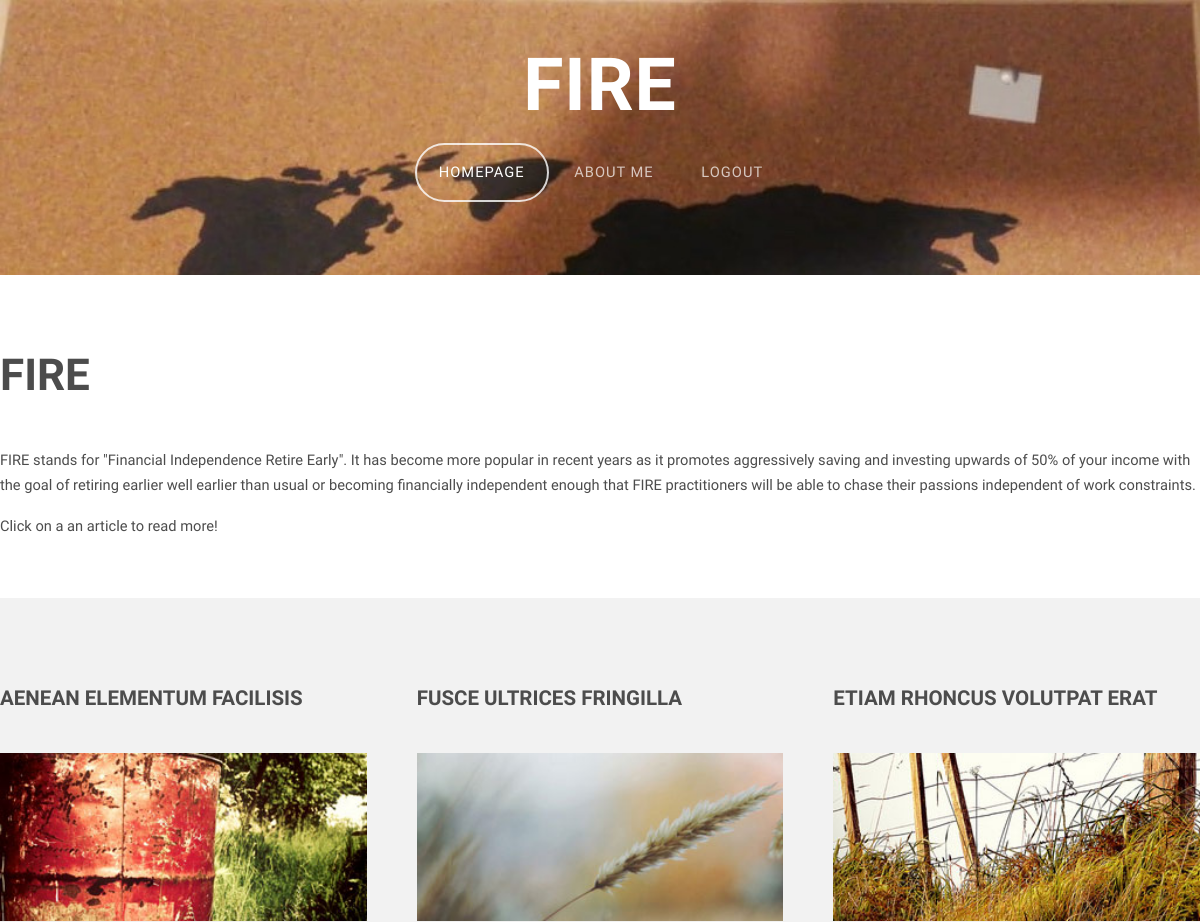
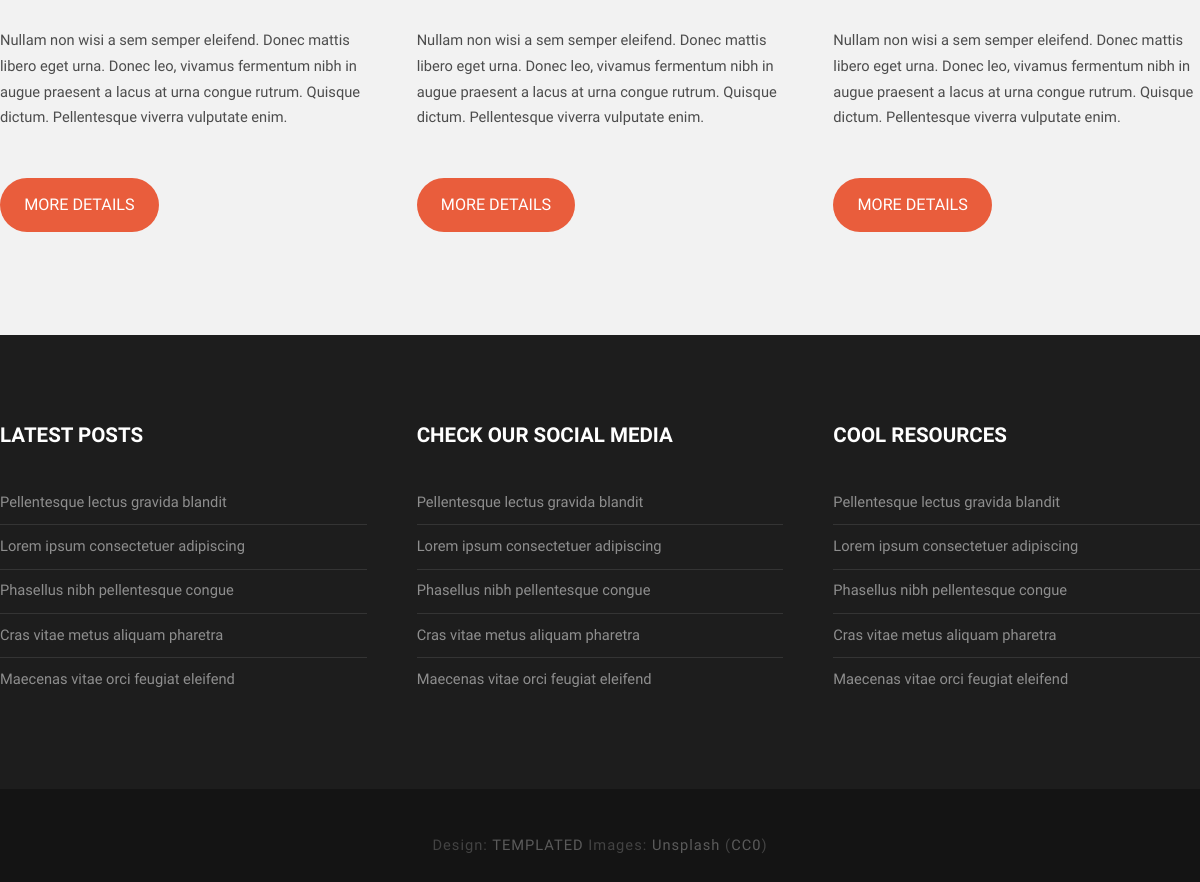
Screenshot of /category/FIRE (signed in) with the database file from the repository (2 pictures, top to bottom).
### lists/models.py (models this page shows, shortened)
class Category(models.Model):
    name = models.CharField(max_length=100, unique=True)
    category_slug = models.SlugField(max_length=100, unique=True)
    category_description = models.TextField(default="")
    author = models.ForeignKey(User, on_delete=models.CASCADE)

### lists/views.py (the view)
# urls.py: path("category/<slug:category_slug>", views.category, name = "category"),
def category(request, category_slug):
    category = Category.objects.get(category_slug = category_slug)
    posts = Post.objects.filter(category=category)
    print(posts)
    return render(request, 'lists/categories.html', {
        "category": category,
        "posts": posts,
    })

### lists/templates/lists/categories.html (shortened to what this page needs)
{% load static %}
<!DOCTYPE HTML>
<html>
	<head>
		<link rel="stylesheet" href="{% static 'lists/lists/css/skel-noscript.css' %}" />
		<link rel="stylesheet" href="{% static 'lists/lists/css/style.css' %}" />
		<link rel="stylesheet" href="{% static 'lists/lists/css/style-desktop.css' %}" />
	</head>
	<body class="no-sidebar">
		<div id="header">
			<div class="container">
				<div id="logo">
					<h1><a href="#">{{category.name}}</a></h1>
				</div>
				<nav id="nav">
					<ul>
						<li class="active"><a href="{% url 'index' %}">Homepage</a></li>
						<li><a href="#">About Me</a></li>
						{% if user.is_authenticated %}
						<li><a href="{% url 'logout' %}">Logout</a></li>
						{% else %}
						<li><a href="">Right Sidebar</a></li>
						<li><a href="{% url 'login' %}">login</a></li>
						{% endif %}
					</ul>
				</nav>
			</div>
		</div>
		<div id="main">
			<div class="container">
				<div class="row">
					<div id="content" class="12u skel-cell-important">
						<section>
							<header>
								<h2>{{category.name}}</h2>
							</header>
								<p>
									{{category.category_description|linebreaks}}
								</p>
								<p> Click on a an article to read more!</p>
						</section>
					</div>
				</div>
			</div>
		</div>
		<div id="featured">
			<div class="container">
				<div class="row">
					<div class="4u">
						<h2>Aenean elementum facilisis</h2>
						<a href="#" class="image full"><img src="images/pic01.jpg" alt="" /></a>
						<p>Nullam non wisi a sem semper eleifend. Donec mattis libero eget urna. Donec leo, vivamus fermentum nibh in augue praesent a lacus at urna congue rutrum. Quisque dictum. Pellentesque viverra vulputate enim.</p>
						<p><a href="#" class="button">More Details</a></p>
					</div>
					<div class="4u">
						<h2>Fusce ultrices fringilla</h2>
						<a href="#" class="image full"><img src="images/pic02.jpg" alt="" /></a>
						<p>Nullam non wisi a sem semper eleifend. Donec mattis libero eget urna. Donec leo, vivamus fermentum nibh in augue praesent a lacus at urna congue rutrum. Quisque dictum. Pellentesque viverra vulputate enim.</p>
						<p><a href="#" class="button">More Details</a></p>
					</div>
					<div class="4u">
						<h2>Etiam rhoncus volutpat erat</h2>
						<a href="#" class="image full"><img src="images/pic03.jpg" alt="" /></a>
						<p>Nullam non wisi a sem semper eleifend. Donec mattis libero eget urna. Donec leo, vivamus fermentum nibh in augue praesent a lacus at urna congue rutrum. Quisque dictum. Pellentesque viverra vulputate enim.</p>
						<p><a href="#" class="button">More Details</a></p>
					</div>
				</div>
			</div>
		</div>
		<div id="footer">
			<div class="container">
				<div class="row">
					<div class="4u">
						<section>
							<h2>Latest Posts</h2>
							<ul class="default">
								<li><a href="#">Pellentesque lectus gravida blandit</a></li>
								<li><a href="#">Lorem ipsum consectetuer adipiscing</a></li>
								<li><a href="#">Phasellus nibh pellentesque congue</a></li>
								<li><a href="#">Cras vitae metus aliquam pharetra</a></li>
								<li><a href="#">Maecenas vitae orci feugiat eleifend</a></li>
							</ul>
						</section>
					</div>
					<div class="4u">
						<section>
							<h2>Check our Social Media</h2>
							<ul class="default">
								<li><a href="#">Pellentesque lectus gravida blandit</a></li>
								<li><a href="#">Lorem ipsum consectetuer adipiscing</a></li>
								<li><a href="#">Phasellus nibh pellentesque congue</a></li>
								<li><a href="#">Cras vitae metus aliquam pharetra</a></li>
								<li><a href="#">Maecenas vitae orci feugiat eleifend</a></li>
							</ul>
						</section>
					</div>
					<div class="4u">
						<section>
							<h2>Cool Resources</h2>
							<ul class="default">
								<li><a href="#">Pellentesque lectus gravida blandit</a></li>
								<li><a href="#">Lorem ipsum consectetuer adipiscing</a></li>
								<li><a href="#">Phasellus nibh pellentesque congue</a></li>
								<li><a href="#">Cras vitae metus aliquam pharetra</a></li>
								<li><a href="#">Maecenas vitae orci feugiat eleifend</a></li>
							</ul>
						</section>
					</div>
				</div>
			</div>
		</div>
		<div id="copyright">
			<div class="container">
				Design: <a href="http://templated.co">TEMPLATED</a> Images: <a href="http://unsplash.com">Unsplash</a> (<a href="http://unsplash.com/cc0">CC0</a>)
			</div>
		</div>
	</body>
</html>

### lists/static/lists/lists/css/skel-noscript.css (style rules this page uses)
html,body,div,span,applet,object,iframe,h1,h2,h3,h4,h5,h6,p,blockquote,pre,a,abbr,acronym,address,big,cite,code,del,dfn,em,img,ins,kbd,q,s,samp,small,strike,strong,sub,sup,tt,var,b,u,i,center,dl,dt,dd,ol,ul,li,fieldset,form,label,legend,table,caption,tbody,tfoot,thead,tr,th,td,article,aside,canvas,details,embed,figure,figcaption,footer,header,hgroup,menu,nav,output,ruby,section,summary,time,mark,audio,video { margin:0;padding:0;border:0;font-size:100%;font:inherit;vertical-align:baseline; }
article,aside,details,figcaption,figure,footer,header,hgroup,menu,nav,section { display:block; }
body { line-height:1; }
ol,ul { list-style:none; }
body { -webkit-text-size-adjust:none }
*, *:before, *:after { -moz-box-sizing: border-box; -webkit-box-sizing: border-box; -o-box-sizing: border-box; -ms-box-sizing: border-box; box-sizing: border-box; }
body { min-width: 1200px; }
.container { width: 1200px; margin-left: auto; margin-right: auto; }
.\31 2u { width: 100% }
.\34 u { width: 33.3333333333% }
.row > * { padding: 50px 0 0 50px; float: left; -moz-box-sizing: border-box; -webkit-box-sizing: border-box; -o-box-sizing: border-box; -ms-box-sizing: border-box; box-sizing: border-box; }
.row { margin-left: -50px; }
.row:after { content: ''; display: block; clear: both; height: 0; }
.row:first-child > * { padding-top: 0; }
.row > * { padding-top: 0; }

### lists/static/lists/lists/css/style.css (style rules this page uses)
body { background: #141414; }
body,input,textarea,select { font-family: 'Arimo', sans-serif; font-size: 11pt; line-height: 1.75em; color: #4c4c4c; }
h1,h2,h3,h4,h5,h6 { text-transform: uppercase; font-weight: bold; }
h1 a, h2 a, h3 a, h4 a, h5 a, h6 a { color: inherit; text-decoration: none; }
a { text-decoration: underline; color: #272727; }
p, ul, ol, dl, table { margin-bottom: 1em; }
header { margin-bottom: 1em; }
section, article { margin-bottom: 3em; }
section > :last-child, article > :last-child { margin-bottom: 0; }
section:last-child, article:last-child { margin-bottom: 0; }
.image { display: inline-block; }
.image img { display: block; width: 100%; }
.image.full { display: block; width: 100%; margin: 0 0 2em 0; }
ul.default { margin: 0; padding: 0; list-style: none; }
ul.default li { padding: 0.60em 0em; border-top: 1px solid; border-color: rgba(255,255,255,.1); }
ul.default li:first-child { padding-top: 0; border-top: none; }
ul.default a { text-decoration: none; color: rgba(255,255,255,.5); }
.button { position: relative; display: inline-block; margin-top: 2em; padding: 0.90em 1.5em; background: #e95d3c; border-radius: 40px; text-decoration: none; text-transform: uppercase; font-size: 1.1em; color: #FFF; -moz-transition: color 0.35s ease-in-out, background-color 0.35s ease-in-out; -webkit-transition: color 0.35s ease-in-out, background-color 0.35s ease-in-out; -o-transition: color 0.35s ease-in-out, background-color 0.35s ease-in-out; -ms-transition: color 0.35s ease-in-out, background-color 0.35s ease-in-out; transition: color 0.35s ease-in-out, background-color 0.35s ease-in-out; cursor: pointer; }
#header { position: relative; background: #2a2f27 url(../images/MelaWorld.jpg) no-repeat; background-size: cover; }
#nav ul { margin: 0; }
#main { position: relative; background: #fff; }
#featured { position: relative; background: #f2f2f2; }
#featured h2 { display: block; margin-bottom: 2em; font-size: 1.4em; }
#footer { position: relative; background: #1d1d1d; }
#footer h2 { display: block; color: #FFF; }
#copyright { position: relative; padding: 3em 0em; letter-spacing: 1px; text-align: center; color: rgba(255,255,255,.2); }
#copyright a { text-decoration: none; color: rgba(255,255,255,.3); }

### lists/static/lists/lists/css/style-1000px.css (style rules this page uses)
body,input,textarea,select { font-size: 10.5pt; }

### rows the page displays
Category: name "FIRE", category_description "FIRE stands for \"Financial Independence Retire Early\". It has become more popular in recent years as it promotes aggressively saving and investing upwards of 50% of your income with the goal of retiring earlier well earlier than usual or becoming financially independent enough that FIRE practitioners will be able to chase their passions independent of work constraints."
